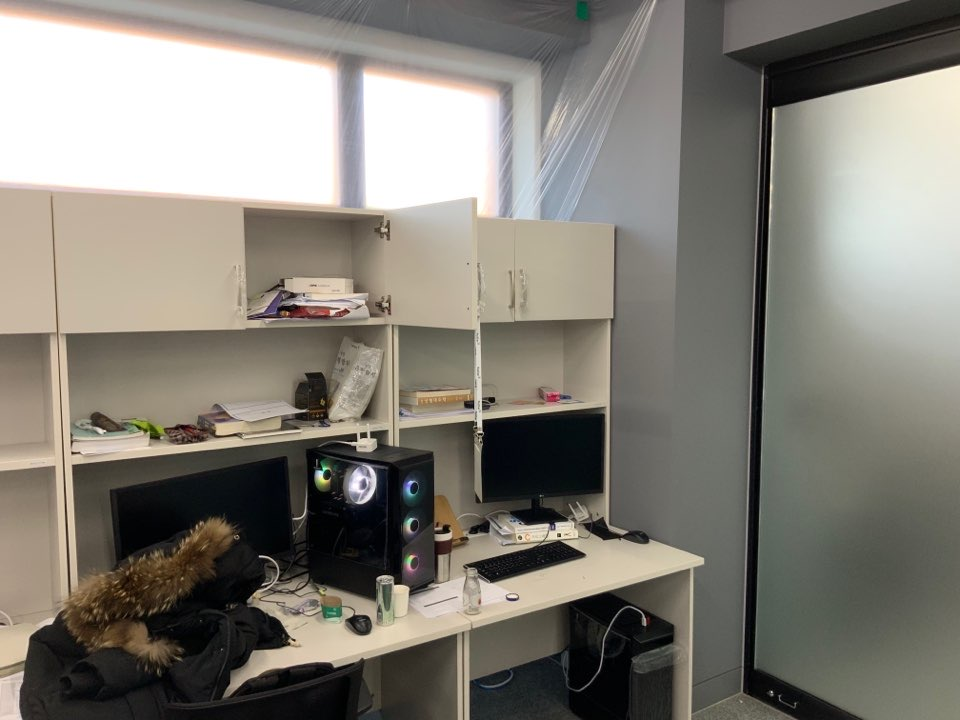
%> input picture Panorama_Data/IMG_0452.JPG, 960 x 720 px; its folder holds 4 pictures in this run
$ octave Panorama_Example.m   (GNU Octave 9; MATLAB toolbox functions it lacks are replaced by stand-ins)
%> lines starting %> are read from the running program, lines starting %| are printed output that depends on the picture
close all;clc;clear all;

%Load images.
buildingDir = '/Users/hoonium/Documents/GitHub/Computer-Vision-with-Matlab/Panorama_Data'
buildingScene = imageDatastore(buildingDir);

%Display images to be stitched
montage(buildingScene.Files)
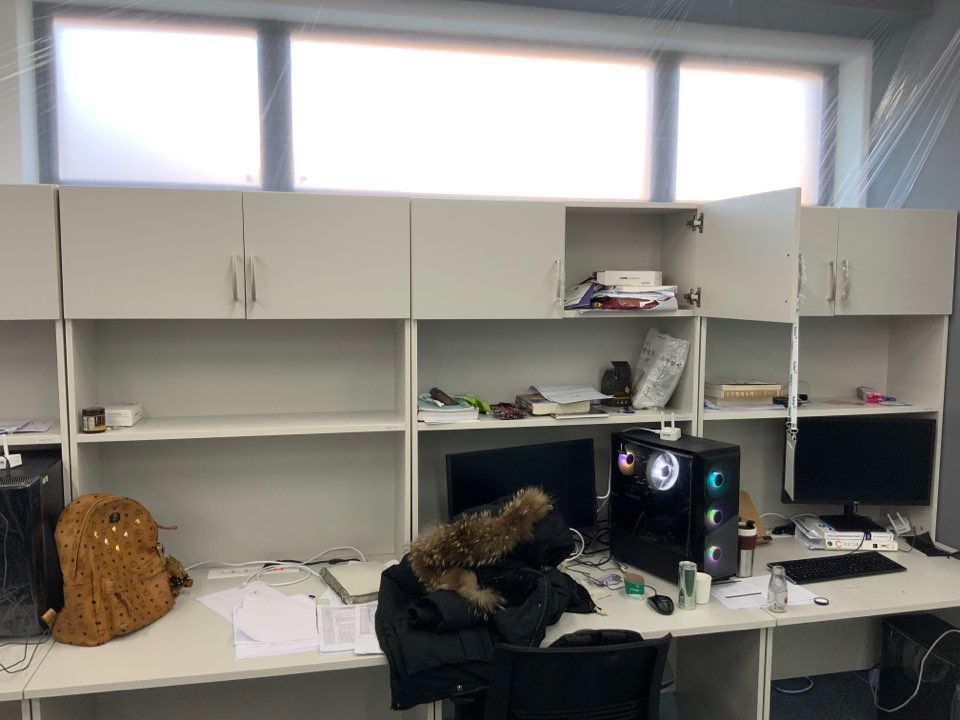
%> input picture Panorama_Data/IMG_0453.JPG, 960 x 720 px
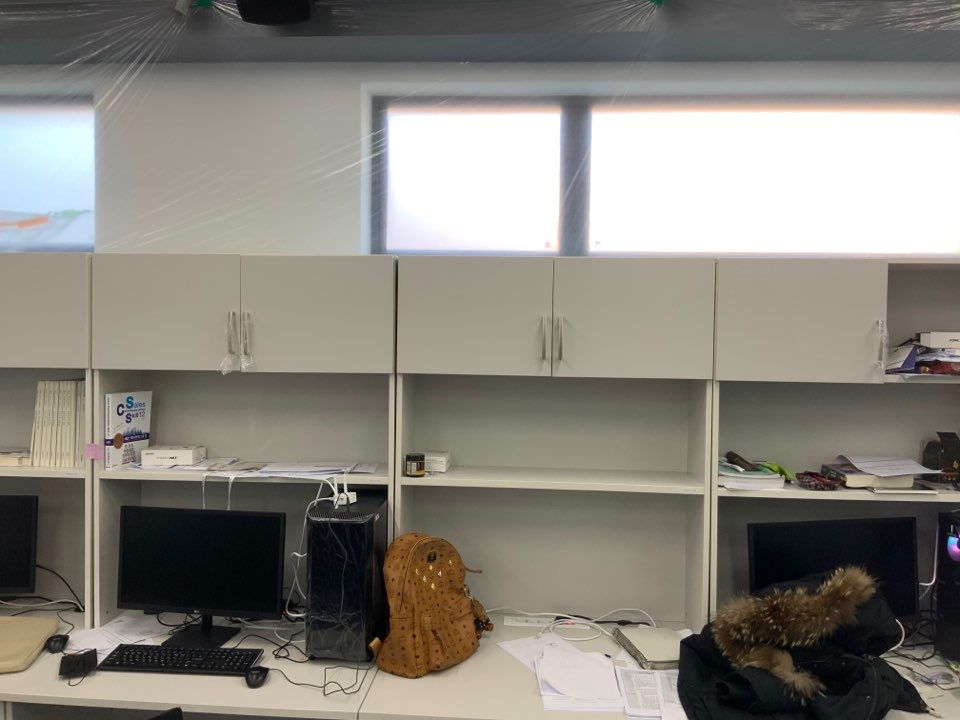
%> input picture Panorama_Data/IMG_0454.JPG, 960 x 720 px
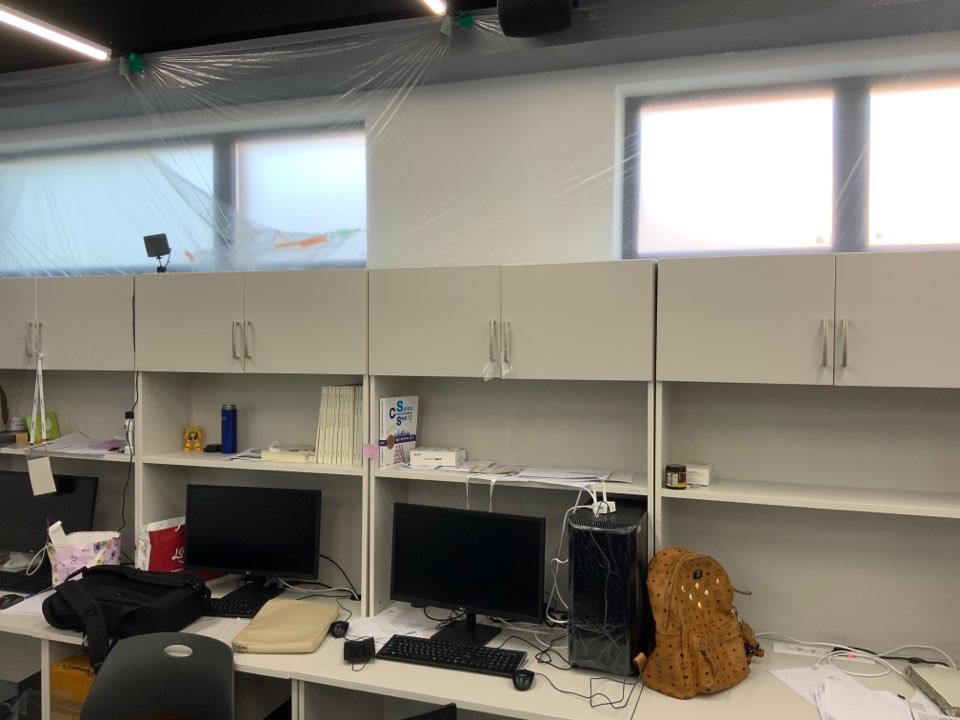
%> input picture Panorama_Data/IMG_0455.JPG, 960 x 720 px
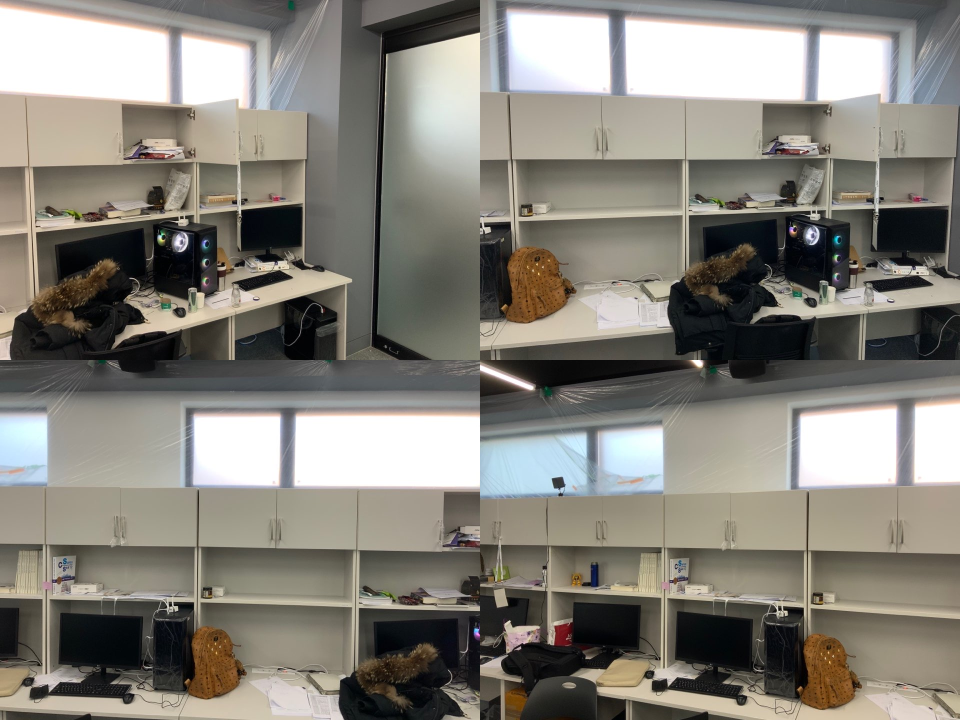
%> displayed picture: size 1440x1920x3, on the screen's scale of 0 to 255 (shown at 1/2 size); mean R, G, B 133.6, 130.2, 122.3

% Read the first image from the image set.
I = readimage(buildingScene, 1);
%> I is the input picture: size 720x960x3 uint8; mean R, G, B 131.4, 127.5, 119.1

% Initialize features for I(1)
grayImage = rgb2gray(I);
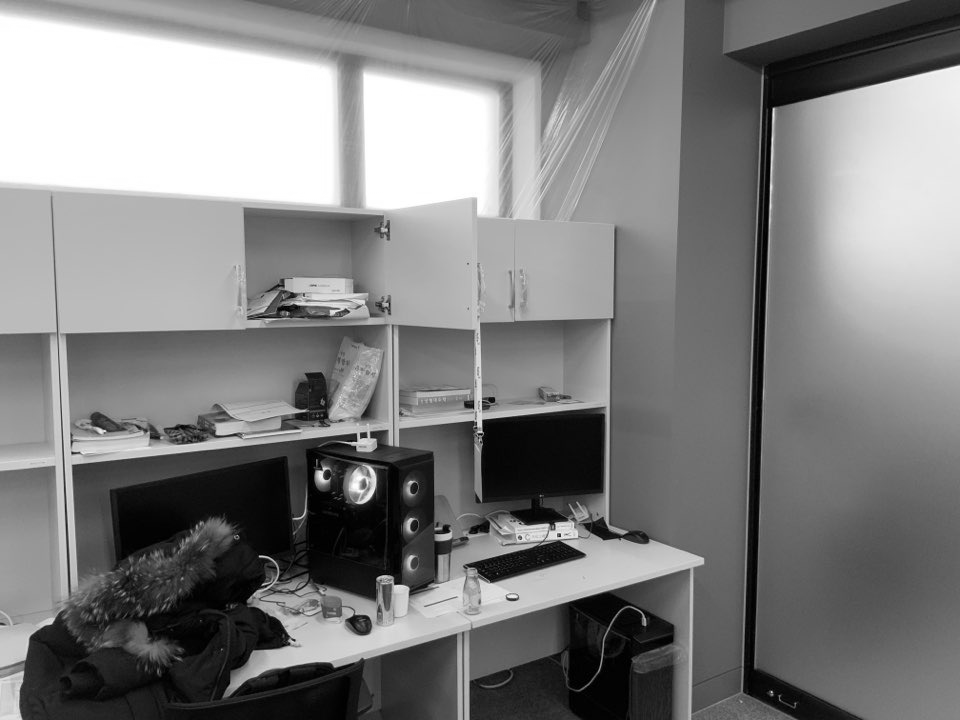
%> grayImage: size 720x960 uint8; min 0, max 255, mean 127.7
%> (the run ends here)
